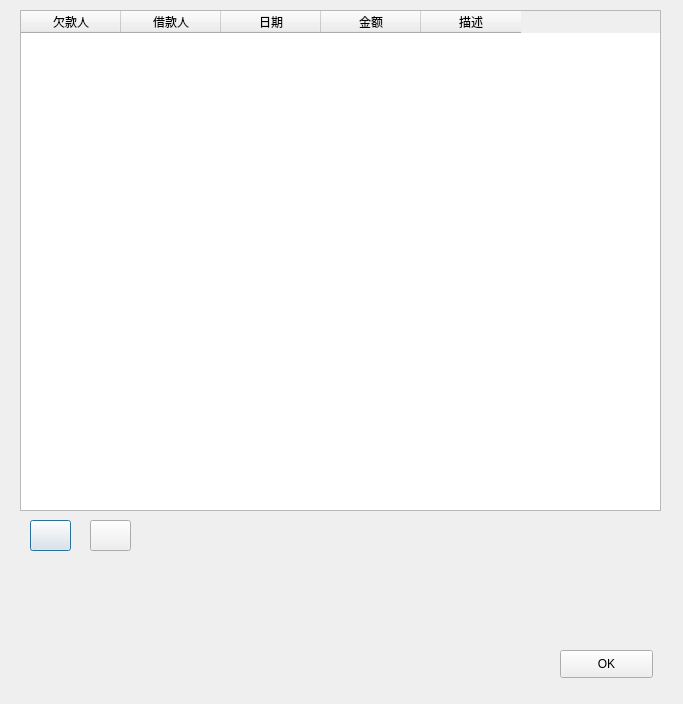
<?xml version="1.0" encoding="UTF-8"?>
<ui version="4.0">
 <class>Dialog</class>
 <widget class="QDialog" name="Dialog">
  <property name="geometry">
   <rect>
    <x>0</x>
    <y>0</y>
    <width>683</width>
    <height>704</height>
   </rect>
  </property>
  <property name="windowTitle">
   <string>Dialog</string>
  </property>
  <widget class="QTableWidget" name="tableWidget1">
   <property name="geometry">
    <rect>
     <x>20</x>
     <y>10</y>
     <width>641</width>
     <height>501</height>
    </rect>
   </property>
   <attribute name="verticalHeaderVisible">
    <bool>false</bool>
   </attribute>
   <attribute name="verticalHeaderHighlightSections">
    <bool>false</bool>
   </attribute>
   <column>
    <property name="text">
     <string>欠款人</string>
    </property>
   </column>
   <column>
    <property name="text">
     <string>借款人</string>
    </property>
   </column>
   <column>
    <property name="text">
     <string>日期</string>
    </property>
   </column>
   <column>
    <property name="text">
     <string>金额</string>
    </property>
   </column>
   <column>
    <property name="text">
     <string>描述</string>
    </property>
   </column>
  </widget>
  <widget class="QPushButton" name="AddOwe">
   <property name="geometry">
    <rect>
     <x>30</x>
     <y>520</y>
     <width>41</width>
     <height>31</height>
    </rect>
   </property>
   <property name="toolTip">
    <string>&lt;html&gt;&lt;head/&gt;&lt;body&gt;&lt;p&gt;Add Own Record&lt;/p&gt;&lt;/body&gt;&lt;/html&gt;</string>
   </property>
   <property name="text">
    <string/>
   </property>
   <property name="icon">
    <iconset>
     <normaloff>../Icon/Add.png</normaloff>../Icon/Add.png</iconset>
   </property>
  </widget>
  <widget class="QPushButton" name="DelOwe">
   <property name="geometry">
    <rect>
     <x>90</x>
     <y>520</y>
     <width>41</width>
     <height>31</height>
    </rect>
   </property>
   <property name="toolTip">
    <string>&lt;html&gt;&lt;head/&gt;&lt;body&gt;&lt;p&gt;Remove Own Record&lt;/p&gt;&lt;/body&gt;&lt;/html&gt;</string>
   </property>
   <property name="text">
    <string/>
   </property>
   <property name="icon">
    <iconset>
     <normaloff>../Icon/Remove.png</normaloff>../Icon/Remove.png</iconset>
   </property>
  </widget>
  <widget class="QPushButton" name="SaveOwe">
   <property name="geometry">
    <rect>
     <x>560</x>
     <y>650</y>
     <width>93</width>
     <height>28</height>
    </rect>
   </property>
   <property name="text">
    <string>OK</string>
   </property>
  </widget>
 </widget>
 <resources/>
 <connections/>
</ui>
